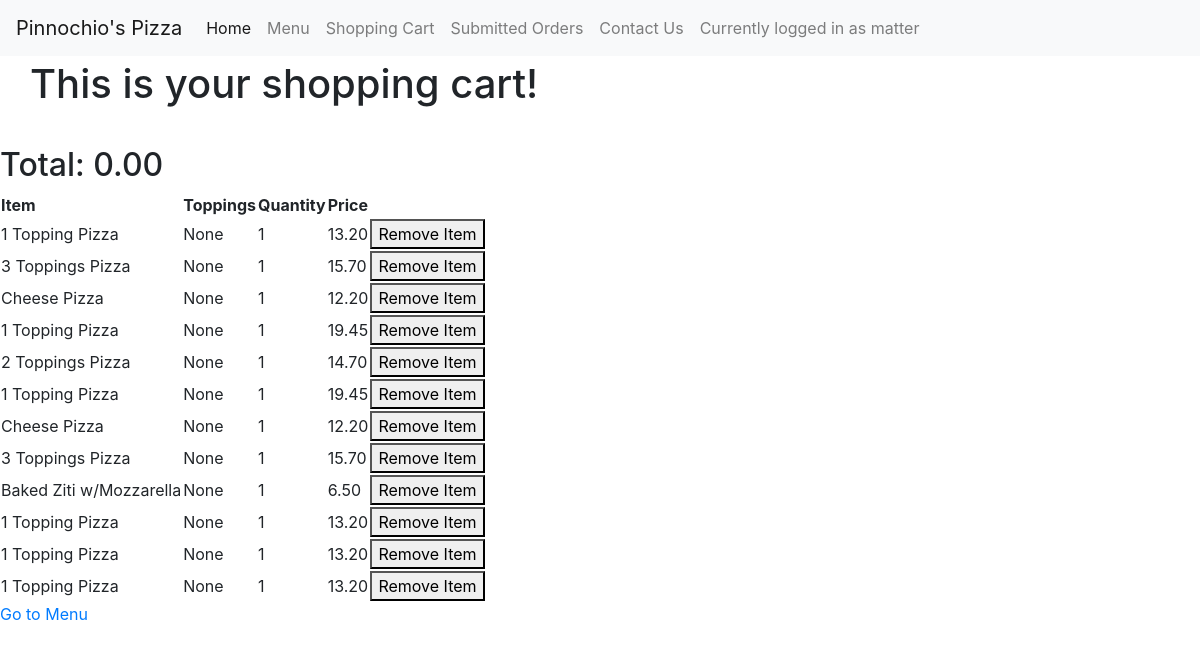
The page /cart (signed in) on the database as committed earlier.
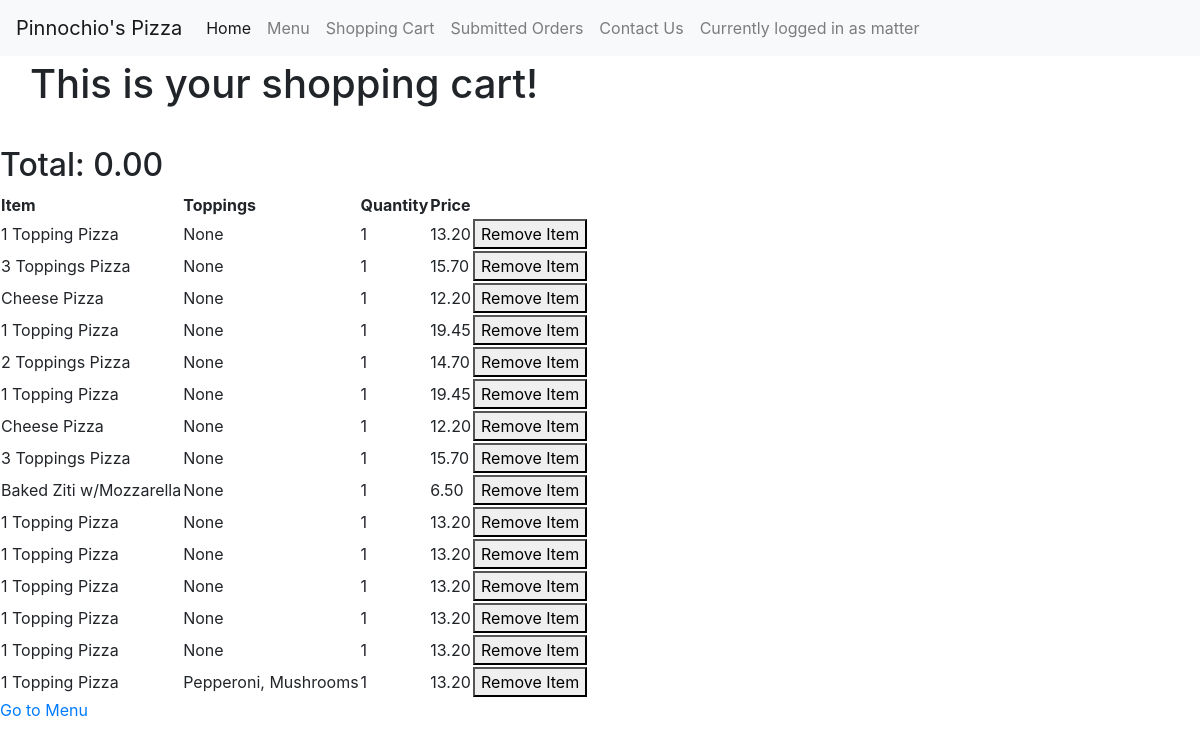
The same page on the database as committed later.
### orders/models.py (models this page shows, shortened)
class CartDetail(models.Model):
    cart = models.ForeignKey(Cart, on_delete=models.CASCADE, related_name="Cart")
    food = models.ForeignKey(Food, on_delete=models.CASCADE, related_name="CartFood", default = 0)
    quantity = models.PositiveIntegerField(default = 1)
    topping = models.ManyToManyField(Topping, blank = True, related_name="CartTopping")

class Food(models.Model):
    item = models.ForeignKey(Item, on_delete=models.CASCADE, related_name="FoodItem")
    price = models.DecimalField(max_digits = 10, decimal_places=2,validators=[MinValueValidator(0)])
    size = models.ForeignKey(Size, on_delete=models.CASCADE, related_name="Size")
    options = (('true', 'Yes'), ('false', 'No'))
    hasToppings = models.CharField(max_length = 5, choices = options, default = 'false')
    numToppings = models.PositiveIntegerField(default = 0, help_text = "0 for cheese pizza")
    name = models.CharField(max_length = 64, default = "None", help_text = "Do not include size in name")

class Cart(models.Model):
    user = models.ForeignKey(User, on_delete=models.CASCADE, related_name="UserCart")
    cartdetails = models.ManyToManyField(Food, through = 'CartDetail', blank = True)
    total = models.DecimalField(max_digits = 10, decimal_places=2,validators=[MinValueValidator(0)], default = 0)

class Topping(models.Model):
    name = models.CharField(max_length = 64)
    def __str__(self):
        return f"{self.name}"

### orders/views.py (the view)
# urls.py: path("cart", views.cart, name="cart"),
def cart(request):
    try:
        cart = Cart.objects.get(user = request.user)
    except Cart.DoesNotExist:
        return render(request,"orders/cart.html")
    context = {
        "page_text": "This is your shopping cart!",
        "cart_details": CartDetail.objects.filter(cart_id__exact = cart.id),
        "cart": cart
    }
    return render(request, "orders/cart.html", context)

### orders/templates/orders/cart.html (shortened to what this page needs)
{% extends "orders/base.html" %}
{% load static %}
{% block body %}
{% if cart_details %}
<h1 class= "main">
    {{ page_text }}
</h1>
  <table>
    <tr>
      <th>Item</th>
      <th>Toppings</th>
      <th>Quantity</th>
      <th>Price</th>
      <th></th>
    </tr>
  {% for cart_detail in cart_details %}
  <tr>
      <td>{{cart_detail.food.name}}</td>
      <td>{{cart_detail.topping.all|join:", "|default:"None" }} </td>
      <td>{{cart_detail.quantity}}</td>
      <td>{{cart_detail.food.price}}</td>
      <td>
        <form action="{% url 'remove_item' cart_detail.id%}" method="post">
          <button class="remove-item" type="submit" name="food" value="{{cart_detail.id}}">Remove Item</button>
        </form>
      </td>
  </tr>
  {% endfor %}
  <h2>Total: {{cart.total}}</h2>
{% else %}
  <h1 class = "main">Your shopping cart is empty</h2>
{% endif %}
</table>
<a href="{% url 'menu'%}">Go to Menu</a>
{% endblock %}

### orders/templates/orders/base.html (shortened to what this page needs)
<!DOCTYPE html>
<html>
    <head>
        <link rel="stylesheet" href="https://maxcdn.bootstrapcdn.com/bootstrap/4.0.0-beta.3/css/bootstrap.min.css">
    </head>
    <body>
                    <nav class="navbar navbar-expand-lg navbar-light bg-light fixed-top">
                        <a class="navbar-brand" href="{% url 'index'%}">Pinnochio's Pizza</a>
                        <div class="collapse navbar-collapse" id="navbarNav">
                          <ul class="navbar-nav">
                            <li class="nav-item active">
                              <a class="nav-link" href="{% url 'index'%}">Home<span class="sr-only">(current)</span></a>
                            </li>
                            <li class="nav-item">
                              <a class="nav-link" href="{% url 'menu'%}">Menu</a>
                            </li>
                            <li class="nav-item">
                              <a class="nav-link" href="{% url 'cart'%}">Shopping Cart</a>
                            </li>
                            <li class="nav-item">
                              <a class="nav-link" href="{% url 'orders'%}">Submitted Orders</a>
                            </li>
                            <li class="nav-item">
                              <a class="nav-link" href="{% url 'contact'%}">Contact Us</a>
                            </li>
                            <li class="nav-item">
                            {% if user.username%}
                              <a class = "nav-link my-2 my-lg-0"> Currently logged in as {{user.username}}</a>
                            {% endif %}
                            </li>
                          </ul>
                        </div>
                    </nav>
        {% block body %}
        {% endblock %}
    </body>
</html>

### orders/templates/orders/base.html (style rules this page uses)
.main { padding: 30px; margin-top: 30px; }

Rows that differ between the two databases and show on the page:
added CartDetail: food.name "1 Topping Pizza", topping.all "None", quantity "1", food.price "13.20"
added CartDetail: food.name "1 Topping Pizza", topping.all "None", quantity "1", food.price "13.20"
added CartDetail: food.name "1 Topping Pizza", topping.all "Pepperoni, Mushrooms", quantity "1", food.price "13.20"
